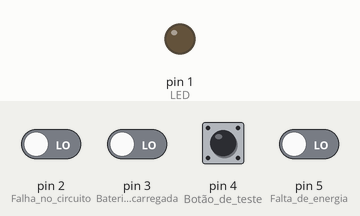
Recording of a sketch running on a simulated Arduino Uno, built with avr-gcc and run on an emulated ATmega328P. On the bench: output pins drawn as LEDs (lit = HIGH). The test bench sets the inputs (shaded band); at power-on: pin 2 (Falha_no_circuito), pin 3 (Bateria_descarregada), pin 4 (Botão_de_teste), pin 5 (Falta_de_energia) LOW.

Above: at 1.2 s.
1.3 s: pin 4 (Botão_de_teste) pulled HIGH for 0.15 s
At 1.37 s:
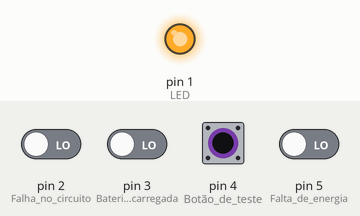
2.9 s: pin 5 (Falta_de_energia) driven HIGH
At 3.6 s:
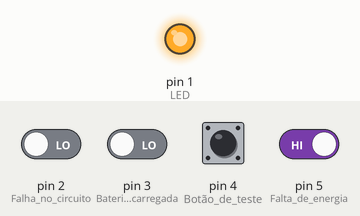
4.4 s: pin 5 (Falta_de_energia) driven LOW
At 4.8 s:
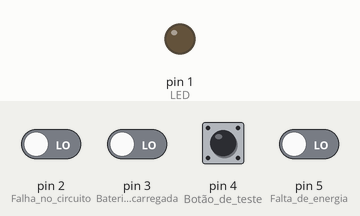
Timing chart, 0 to 7.4 s (numbered marks = the images above; inputs shaded):
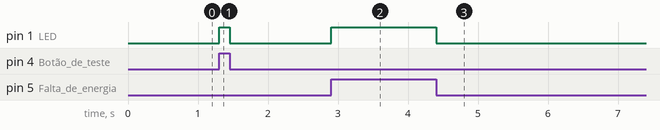

Measured:
- after the input at 1.3 s, pin 1 (LED): LOW → HIGH at once, → LOW 0.15 s later
- after the input at 2.9 s, pin 1 (LED): LOW → HIGH at once
- after the input at 4.4 s, pin 1 (LED): HIGH → LOW at once

The sketch:

ex3_cp3.ino
```cpp
#define A digitalRead(5)
#define B digitalRead(4)
#define C digitalRead(3)
#define D digitalRead(2)

void setup()
{
    pinMode(1, OUTPUT); // LED
    pinMode(2, INPUT);  // Falha no circuito
    pinMode(3, INPUT);  // Bateria descarregada
    pinMode(4, INPUT);  // Botão de teste
    pinMode(5, INPUT);  // Falta de energia
}

void loop()
{
    digitalWrite(1, (A | B) & !(C | D));
}
```
